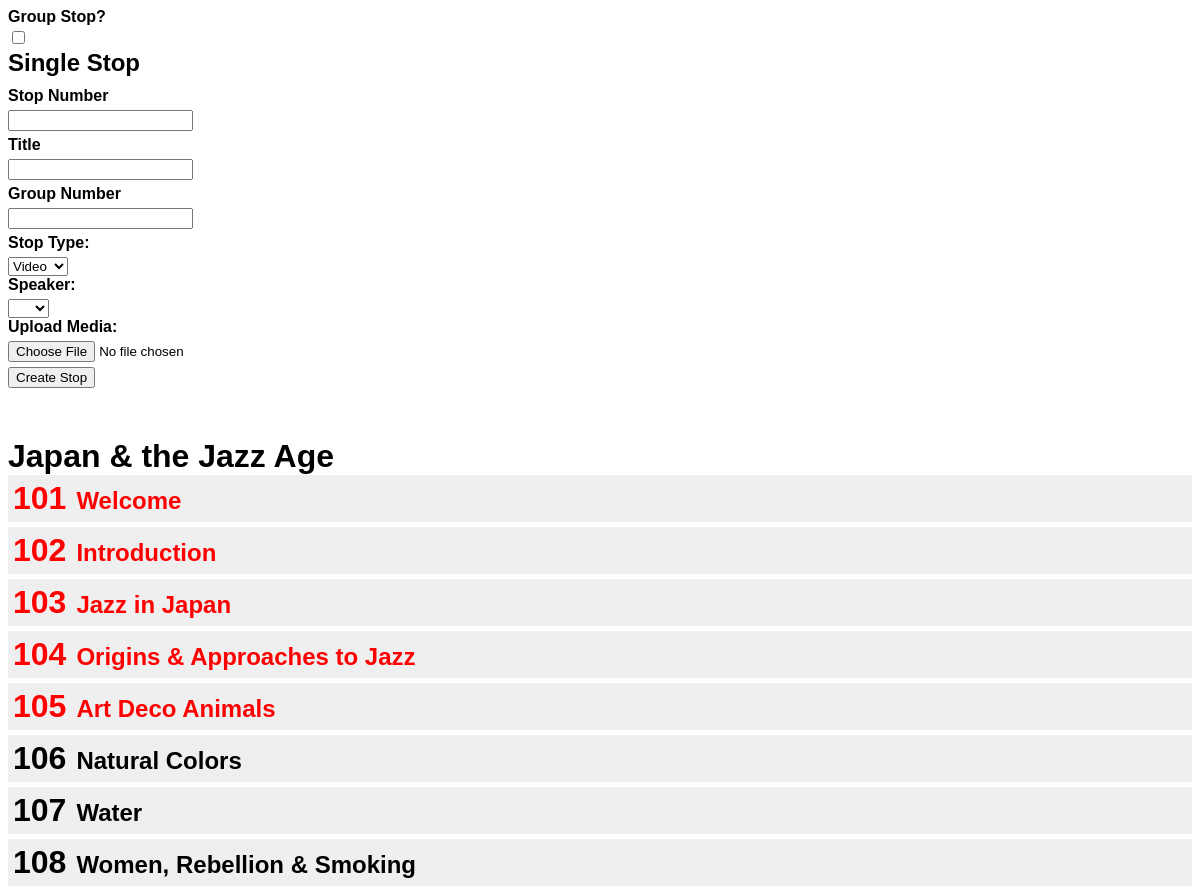
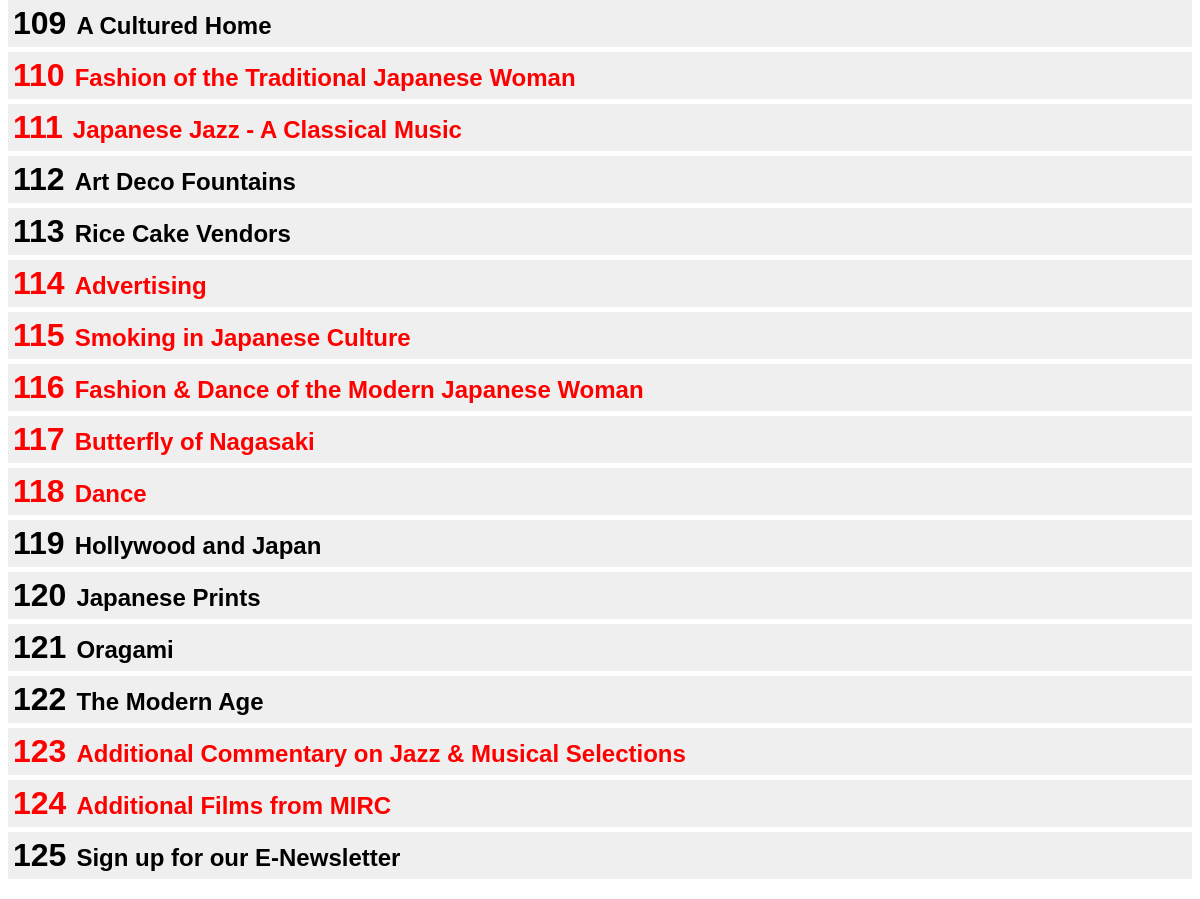
Screenshot of /admin/index.php?id=1 with the database file from the repository (2 pictures, top to bottom).
### tables this page shows
CREATE TABLE `tours` (
  `tourID` int(11) unsigned NOT NULL AUTO_INCREMENT,
  `title` varchar(250) DEFAULT '',
  `openDate` date DEFAULT '0000-00-00',
  `closeDate` date DEFAULT '0000-00-00',
  `image` varchar(25) DEFAULT NULL,
  `location` varchar(25) DEFAULT NULL,
  `length` varchar(25) DEFAULT NULL,
  `noStops` int(2) DEFAULT NULL,
  `details` text,
  `db_name` varchar(25) DEFAULT NULL,
  `menu` tinyint(1) DEFAULT NULL,
  `testing` tinyint(1) DEFAULT NULL,
  `show` tinyint(1) DEFAULT NULL,
  `icon` tinyint(1) DEFAULT NULL,
  PRIMARY KEY (`tourID`)
);

CREATE TABLE `tour_content` (
  `id` int(11) unsigned NOT NULL AUTO_INCREMENT,
  `tourID` int(11) DEFAULT NULL,
  `stopID` int(11) DEFAULT NULL,
  `groupTitle` varchar(100) DEFAULT NULL,
  `groupID` int(11) DEFAULT NULL,
  `stopType` tinyint(1) DEFAULT NULL,
  `title` varchar(100) DEFAULT NULL,
  `description` text,
  `speaker` varchar(100) DEFAULT NULL,
  `speakerImage` varchar(15) DEFAULT NULL,
  `source` varchar(50) DEFAULT NULL,
  PRIMARY KEY (`id`)
);

### admin/tourStops.php (the view, shortened to what this page needs)
<?
	$query = "SELECT title FROM tours WHERE tourID = '$tourID'";
	$result = mysqli_query($db,$query);
	while($row = mysqli_fetch_assoc($result)){
		$title = strip_tags($row["title"]);
	}
echo "<h1>$title</h1>";
$query = "SELECT * FROM tour_content WHERE tourID = '$tourID' ORDER BY stopID, groupID ";
	$result = mysqli_query($db,$query);
	$stops = array();
	while($row = mysqli_fetch_assoc($result)){
		$id = $row['id'];
		$stopID = $row['stopID'];
		$groupTitle = $row['groupTitle'];
		$groupID = $row['groupID'];
		$stopType = $row['stopType'];
		$title = $row['title'];
		$speaker = $row['speaker'];
		$speakerImage = $row['speakerImage'];
		$source = $row['source'];
		$stops[$stopID][$groupID][$groupTitle.$title] =
		array(
			"title" => $title,
			"type" => $stopType,
			"speaker" => $speaker,
			"speaker_image" => $speakerImage,
			"source_file" => $source,
			"id" => $id);
	}
	 echo "<ul>";
	foreach($stops as $stopID => $stopInfo)
	{
		echo "<li class='stop'>";
		$numStops = (count($stopInfo)-1);
		foreach($stopInfo as $key => $title){
			if($numStops > 0) $groupClass = " groupStop";
			else $groupClass = "";
			if($key == 0){
				foreach($title as $groupTitle => $dets){
					echo "<div class='stopTitle $groupClass'><h1>".$stopID."</h1><h2>".$groupTitle."</h2></div>";
				}
			}
		}
		echo "</li>";
	}
	echo "</ul>";
?>

### _css/admin.css (style rules this page uses)
* { font-family:"myriad", myriad, "myriad-web", helvetica, sans-serif }
h1,h2,h3 { margin:0;padding:0 }
h1,h2 { display:inline-block }
h1 { padding-right:10px }
.groupStop { color:red }
.stop { margin-bottom:5px }
ul { margin:0 0 20px 0;padding:0 }
ul li { list-style-type:none }
.stopTitle { background:#efefef;padding:5px }
.stop { cursor:pointer }

### rows the page displays
tours: title "Japan & the Jazz Age"
tour_content: stopID "105", groupTitle "Art Deco Animals"
tour_content: stopID "106", groupTitle "Natural Colors"
tour_content: stopID "107", groupTitle "Water"
tour_content: stopID "108", groupTitle "Women, Rebellion & Smoking"
tour_content: stopID "109", groupTitle "A Cultured Home"
tour_content: stopID "112", groupTitle "Art Deco Fountains"
tour_content: stopID "113", groupTitle "Rice Cake Vendors"
tour_content: stopID "115", groupTitle "Smoking in Japanese Culture"
tour_content: stopID "119", groupTitle "Hollywood and Japan"
tour_content: stopID "120", groupTitle "Japanese Prints"
tour_content: stopID "121", groupTitle "Oragami"
tour_content: stopID "122", groupTitle "The Modern Age"
tour_content: stopID "125", groupTitle "Sign up for our E-Newsletter"

### other values shown
$stopID "101"
$groupTitle "Welcome"
$stopID "102"
$groupTitle "Introduction"
$stopID "103"
$groupTitle "Jazz in Japan"
$stopID "104"
$groupTitle "Origins & Approaches to Jazz"
$stopID "110"
$groupTitle "Fashion of the Traditional Japanese Woman"
$stopID "111"
$groupTitle "Japanese Jazz - A Classical Music"
$stopID "114"
$groupTitle "Advertising"
$stopID "116"
